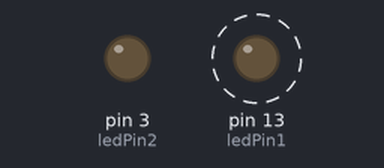
Recording of a sketch running on a simulated Arduino Uno, built with avr-gcc and run on an emulated ATmega328P. On the bench: output pins drawn as LEDs (lit = HIGH). Dashed ring = blinking.

Above: at 0.05 s.
At 3.92 s:
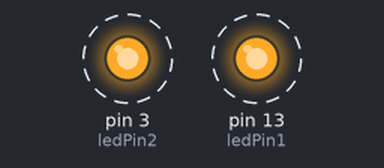
Timing chart, 0 to 4.6 s (numbered marks = the images above):
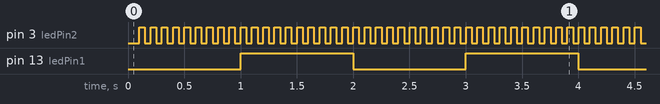

Measured:
- by itself, pin 3 (ledPin2): alternates HIGH for 0.05 s and LOW for 0.05 s
- by itself, pin 13 (ledPin1): alternates HIGH for 1.0 s and LOW for 1.0 s

The sketch:

BlinkWithoutDelay.ino
```cpp
const int ledPin1 = 13;
const int ledPin2 = 3;
const byte interruptPin = 2;

volatile byte state = LOW;

int ledStateBlue = 0;
int ledStateGreen = 1;


unsigned long previousMillisBlue = 0;
unsigned long previousMillisGreen = 0;

const long ledPin1Interval = 1000;
const long ledPin2Interval = 50;

void setup() {
  pinMode(ledPin1, OUTPUT);
  pinMode(ledPin2, OUTPUT);

}

void loop() {

  unsigned long currentMillis = millis();

  if (currentMillis - previousMillisBlue >= ledPin1Interval) {
    previousMillisBlue = currentMillis;

    if (ledStateBlue == 0) {
      ledStateBlue = 1;
    } else {
      ledStateBlue = 0;
    }

    digitalWrite(ledPin1, ledStateBlue);
  }
  if (currentMillis - previousMillisGreen >= ledPin2Interval) {
    previousMillisGreen = currentMillis;

    if (ledStateGreen == 0) {
      ledStateGreen = 1;
    } else {
      ledStateGreen = 0;
    }

    digitalWrite(ledPin2, ledStateGreen);
  }
}
void blink() {
  state = !state;
}
```
